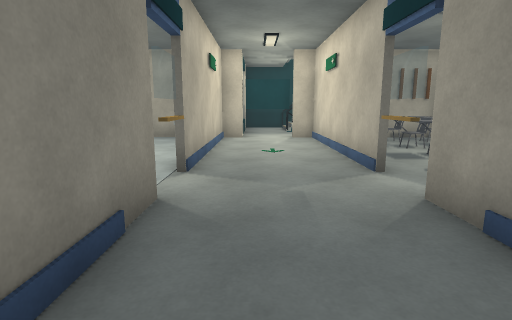
View 1 (above)

16 first-person views from a walk through a scene from a Unity 3-D project. The camera is 1.3 m above the floor, tilts 10° down and sees 80° across. Doors are open. The floor is counted in squares, 1 m on a side. Each view is taken from the middle of a square. On the plan, view 1 faces up. The plan holds only what a view shows up to about 14 squares ahead; the rest is blank. The place goes on beyond the plan. The player character is not drawn. Surface patterns are stand-ins for the level's own textures.

View 2
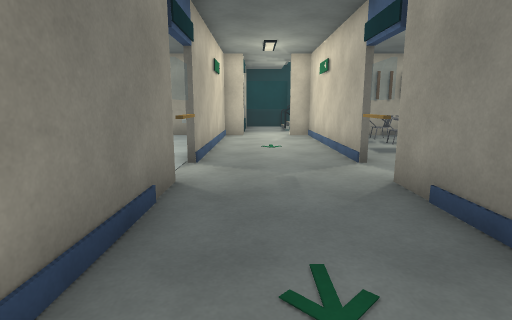

View 3
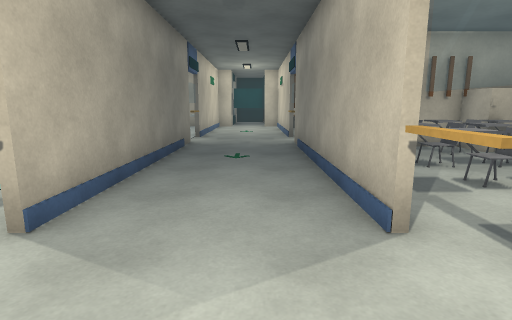

View 4
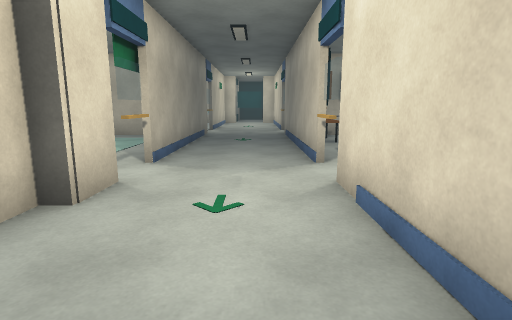

View 5
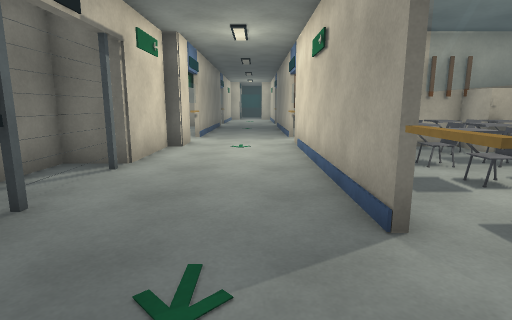

View 6
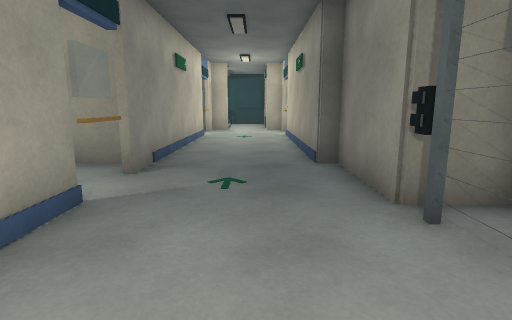

View 7
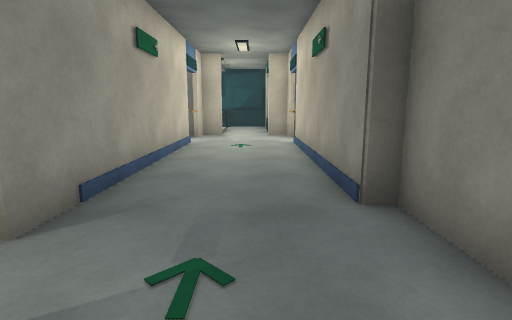

View 8
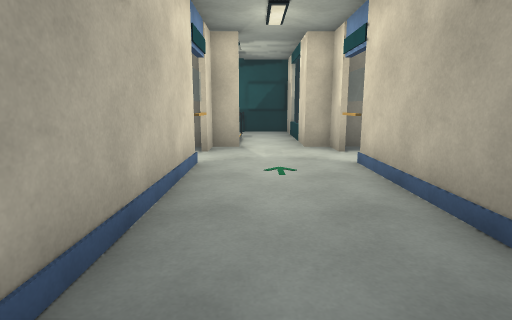

View 9
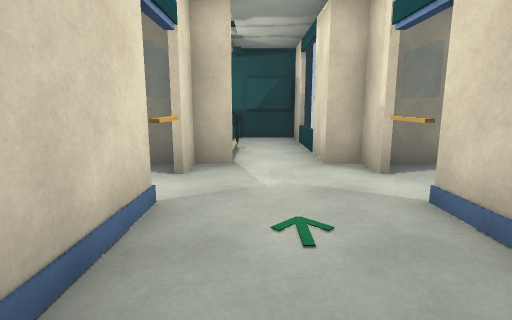

View 10
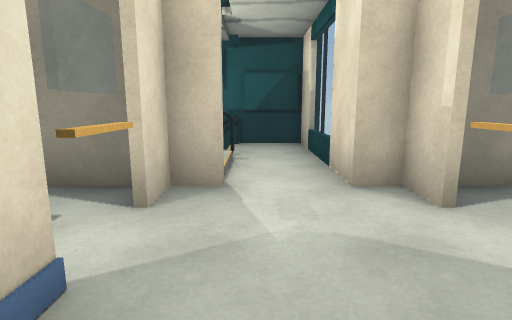

View 11
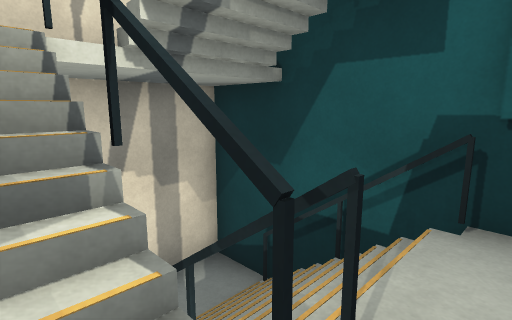

View 12
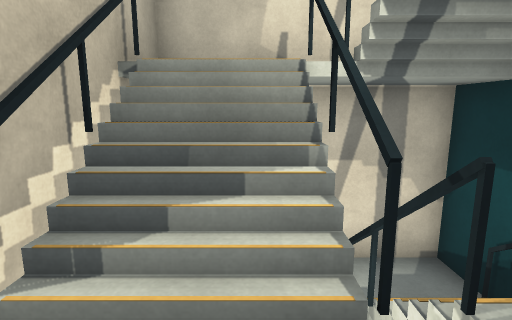

View 13
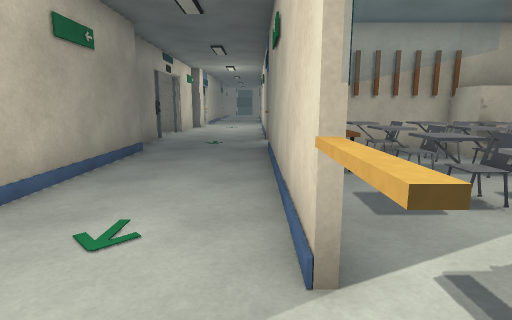

View 14
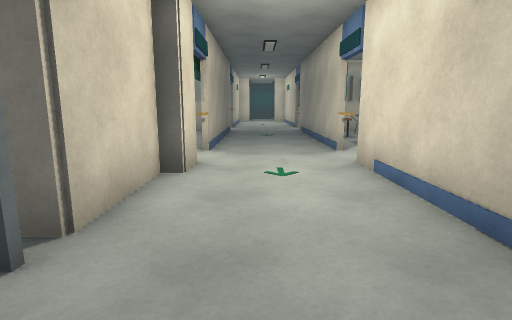

View 15
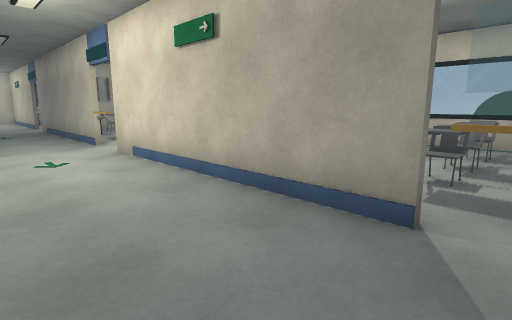

View 16
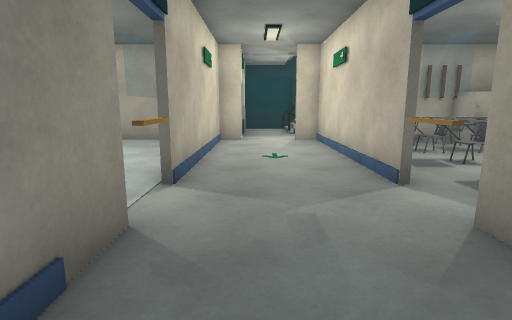

### Floor plan
Key: @ floor where view 1 was taken; # wall or solid block; x gap in a wall; . main floor; - floor 2 m lower than the main floor; / step, stairs or slope; D open door; = window, fence, low wall or low ledge; O other object.
Columns run from 4 left of view 1 to 8 right of it. Each row starts with its distance up from view 1.
 13 ######## ####
 12  . ....#OOOOO
 11  . ....#OOOOO
 10  .#....#OOOO
  9  .#....#OOO
  8  .#....#OO
  7  .#....#OO
  6   DD..DDOO
  5   DD..DD
  4   x....x
  3 ###....######
  2   #....#OOOOO
  1   #....#OOOOO
  0  .#.@..#OOOO
 -1  .#....#OOO
 -2  .#....#OO
 -3  .#....#
 -4   DD..DD
 -5   DD..DD
 -6   x....x
 -7   #....#  ###
 -8   #....#OOOOO
 -9   #....#OOOOO
-10   #....#OOOO
-11   D....#OOO
-12   D....#OO
-13   D....#OOOOO
-14   #...DDOOOOO
-15   #...DD..
-16   #....x.
-17   #....######
-18   #....#OOOOO
-19   #....#OOOOO
-20   #....#OOOO
-21   #....#OOO
-22   #....#OO
-23   #....#OO
-24   DD..DDOO
-25   DD..DD
-26  .x....x.
-27  ###..#####
-28    #../// #
-29    =../// #
-30    =..==O #
-31    =..///-#
-32    #..///-#
-33    ########

Positions as (right, up) in squares from view 1, and headings:
1: (0, 0), facing up
2: (0, -1), facing up
3: (1, -7), facing up
4: (1, -11), facing up
5: (1, -17), facing up
6: (0, -10), facing down
7: (0, -13), facing down
8: (1, -17), facing down
9: (1, -20), facing down
10: (1, -22), facing down
11: (1, -29), facing down-right
12: (0, -29), facing right
13: (2, -26), facing up
14: (0, -13), facing up
15: (-1, -15), facing up-right
16: (0, 1), facing up
